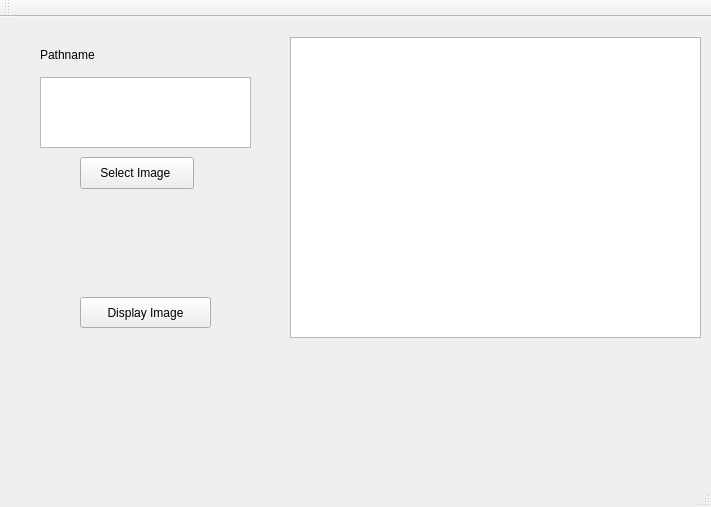
<?xml version="1.0" encoding="UTF-8"?>
<ui version="4.0">
 <class>MainWindow</class>
 <widget class="QMainWindow" name="MainWindow">
  <property name="geometry">
   <rect>
    <x>0</x>
    <y>0</y>
    <width>711</width>
    <height>507</height>
   </rect>
  </property>
  <property name="windowTitle">
   <string>MainWindow</string>
  </property>
  <widget class="QWidget" name="centralWidget">
   <widget class="QPushButton" name="pushButton">
    <property name="geometry">
     <rect>
      <x>80</x>
      <y>280</y>
      <width>131</width>
      <height>31</height>
     </rect>
    </property>
    <property name="text">
     <string>Display Image</string>
    </property>
   </widget>
   <widget class="QGraphicsView" name="graphicsView">
    <property name="geometry">
     <rect>
      <x>290</x>
      <y>20</y>
      <width>411</width>
      <height>301</height>
     </rect>
    </property>
   </widget>
   <widget class="QLabel" name="path_label">
    <property name="geometry">
     <rect>
      <x>40</x>
      <y>30</y>
      <width>101</width>
      <height>16</height>
     </rect>
    </property>
    <property name="text">
     <string>Pathname</string>
    </property>
   </widget>
   <widget class="QPushButton" name="pushButton_2">
    <property name="geometry">
     <rect>
      <x>80</x>
      <y>140</y>
      <width>114</width>
      <height>32</height>
     </rect>
    </property>
    <property name="text">
     <string>Select Image </string>
    </property>
   </widget>
   <widget class="QTextEdit" name="textEdit">
    <property name="geometry">
     <rect>
      <x>40</x>
      <y>60</y>
      <width>211</width>
      <height>71</height>
     </rect>
    </property>
   </widget>
  </widget>
  <widget class="QMenuBar" name="menuBar">
   <property name="geometry">
    <rect>
     <x>0</x>
     <y>0</y>
     <width>711</width>
     <height>22</height>
    </rect>
   </property>
  </widget>
  <widget class="QToolBar" name="mainToolBar">
   <attribute name="toolBarArea">
    <enum>TopToolBarArea</enum>
   </attribute>
   <attribute name="toolBarBreak">
    <bool>false</bool>
   </attribute>
  </widget>
  <widget class="QStatusBar" name="statusBar"/>
 </widget>
 <layoutdefault spacing="6" margin="11"/>
 <resources/>
 <connections/>
</ui>
